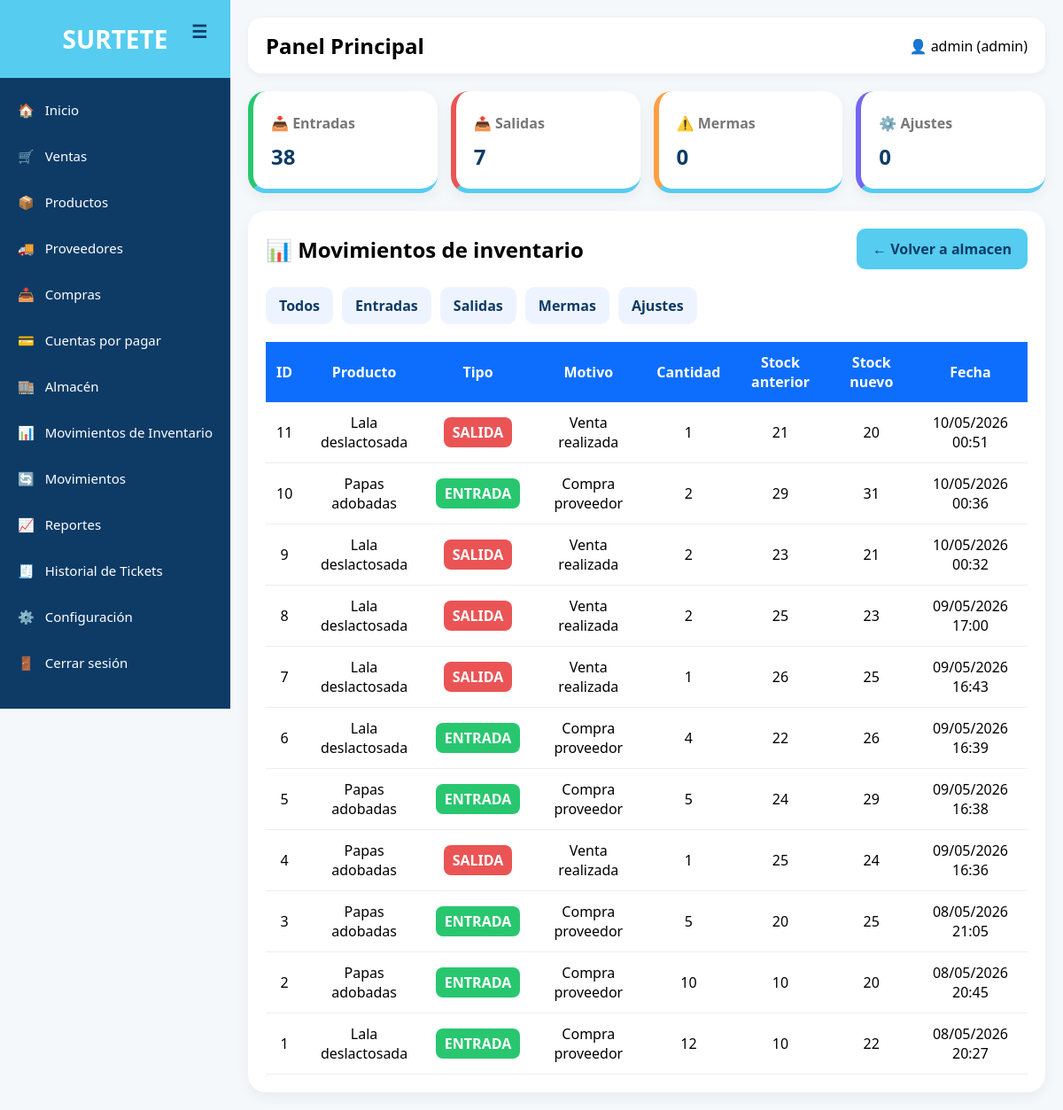
The app's page /inventario/index.php (signed in), older data.
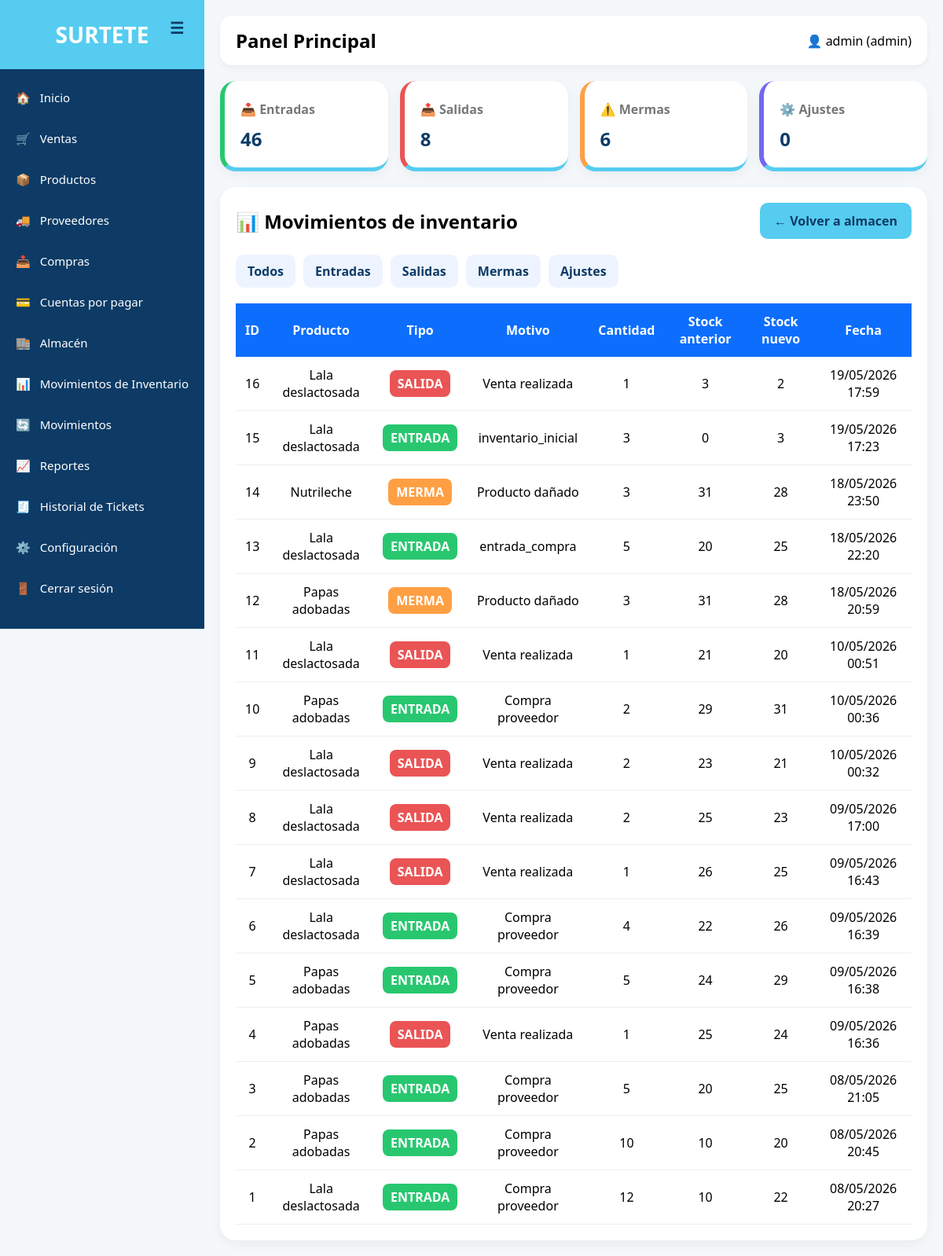
The same page, newer data.
### tables this page shows
CREATE TABLE `movimientos_inventario` (
  `id` int(11) NOT NULL,
  `producto_id` int(11) NOT NULL,
  `lote_id` int(11) DEFAULT NULL,
  `usuario_id` int(11) DEFAULT NULL,
  `tipo` enum('entrada','salida','ajuste','merma','devolucion') NOT NULL,
  `motivo` varchar(255) DEFAULT NULL,
  `cantidad` int(11) NOT NULL,
  `stock_anterior` int(11) NOT NULL,
  `stock_nuevo` int(11) NOT NULL,
  `referencia_id` int(11) DEFAULT NULL,
  `referencia_tabla` varchar(50) DEFAULT NULL,
  `fecha` timestamp NOT NULL DEFAULT current_timestamp()
);

CREATE TABLE `productos` (
  `id` int(11) NOT NULL,
  `codigo_barras` varchar(50) DEFAULT NULL,
  `nombre` varchar(150) NOT NULL,
  `descripcion` text DEFAULT NULL,
  `precio_compra` decimal(10,2) DEFAULT NULL,
  `precio_venta` decimal(10,2) DEFAULT NULL,
  `stock` int(11) DEFAULT 0,
  `categoria_id` int(11) DEFAULT NULL
);

### inventario/index.php (the view, shortened to what this page needs)
<?php
include("../config/db.php");
$filtro = "";
$sql = "
SELECT
movimientos_inventario.*,
productos.nombre AS producto
FROM movimientos_inventario
INNER JOIN productos
ON movimientos_inventario.producto_id = productos.id
$filtro
ORDER BY movimientos_inventario.id DESC
";
$stmt = $conexion->query($sql);
$movimientos = $stmt->fetchAll();
$entradas = $conexion->query("
SELECT IFNULL(SUM(cantidad),0) total
FROM movimientos_inventario
WHERE tipo = 'entrada'
")->fetch()['total'];
$salidas = $conexion->query("
SELECT IFNULL(SUM(cantidad),0) total
FROM movimientos_inventario
WHERE tipo = 'salida'
")->fetch()['total'];
$mermas = $conexion->query("
SELECT IFNULL(SUM(cantidad),0) total
FROM movimientos_inventario
WHERE tipo = 'merma'
")->fetch()['total'];
$ajustes = $conexion->query("
SELECT IFNULL(SUM(cantidad),0) total
FROM movimientos_inventario
WHERE tipo = 'ajuste'
")->fetch()['total'];
?>
<!DOCTYPE html>
<html lang="es">
<head>
<link rel="stylesheet" href="../assets/css/style.css">
</head>
<body>
<?php include("../includes/sidebar.php"); ?>
<div class="main">
<?php include("../includes/topbar.php"); ?>
<div class="cards">
    <div class="card entrada">
        <p>📥 Entradas</p>
        <h2><?php echo $entradas; ?></h2>
    </div>
    <div class="card salida">
        <p>📤 Salidas</p>
        <h2><?php echo $salidas; ?></h2>
    </div>
    <div class="card merma">
        <p>⚠️ Mermas</p>
        <h2><?php echo $mermas; ?></h2>
    </div>
    <div class="card ajuste">
        <p>⚙️ Ajustes</p>
        <h2><?php echo $ajustes; ?></h2>
    </div>
</div>
<div class="table-container">
<div class="top-actions">
<h2>📊 Movimientos de inventario</h2>
<a href="../almacen/index.php" class="btn">
← Volver a almacen
</a>
</div>
<div class="filtros" style="margin-bottom:20px;">
<a href="index.php">Todos</a>
<a href="?tipo=entrada">Entradas</a>
<a href="?tipo=salida">Salidas</a>
<a href="?tipo=merma">Mermas</a>
<a href="?tipo=ajuste">Ajustes</a>
</div>
<table>
<thead>
<tr>
<th>ID</th>
<th>Producto</th>
<th>Tipo</th>
<th>Motivo</th>
<th>Cantidad</th>
<th>Stock anterior</th>
<th>Stock nuevo</th>
<th>Fecha</th>
</tr>
</thead>
<tbody>
<?php foreach($movimientos as $m): ?>
<?php
$clase = "tipo-ajuste";
if($m['tipo'] == 'entrada'){
    $clase = "tipo-entrada";
}
if($m['tipo'] == 'salida'){
    $clase = "tipo-salida";
}
if($m['tipo'] == 'merma'){
    $clase = "tipo-merma";
}
?>
<tr>
<td><?php echo $m['id']; ?></td>
<td><?php echo $m['producto']; ?></td>
<td>
<span class="tipo <?php echo $clase; ?>">
<?php echo strtoupper($m['tipo']); ?>
</span>
</td>
<td><?php echo $m['motivo']; ?></td>
<td><?php echo $m['cantidad']; ?></td>
<td><?php echo $m['stock_anterior']; ?></td>
<td><?php echo $m['stock_nuevo']; ?></td>
<td>
<?php echo date("d/m/Y H:i", strtotime($m['fecha'])); ?>
</td>
</tr>
<?php endforeach; ?>
</tbody>
</table>
</div>
</div>
</body>
</html>

Row changes from the older to the newer data that the page shows:
added movimientos_inventario: id "16", producto.nombre "Lala deslactosada", tipo "SALIDA", motivo "Venta realizada", cantidad "1", stock_anterior "3", stock_nuevo "2", fecha "19/05/2026 17:59"
added movimientos_inventario: id "15", producto.nombre "Lala deslactosada", tipo "ENTRADA", motivo "inventario_inicial", cantidad "3", stock_anterior "0", stock_nuevo "3", fecha "19/05/2026 17:23"
added movimientos_inventario: id "14", producto.nombre "Nutrileche", tipo "MERMA", motivo "Producto dañado", cantidad "3", stock_anterior "31", stock_nuevo "28", fecha "18/05/2026 23:50"
added movimientos_inventario: id "13", producto.nombre "Lala deslactosada", tipo "ENTRADA", motivo "entrada_compra", cantidad "5", stock_anterior "20", stock_nuevo "25", fecha "18/05/2026 22:20"
added movimientos_inventario: id "12", producto.nombre "Papas adobadas", tipo "MERMA", motivo "Producto dañado", cantidad "3", stock_anterior "31", stock_nuevo "28", fecha "18/05/2026 20:59"
Text that changed along with them:
$entradas: "38" → "46"
$salidas: "7" → "8"
$mermas: "0" → "6"
